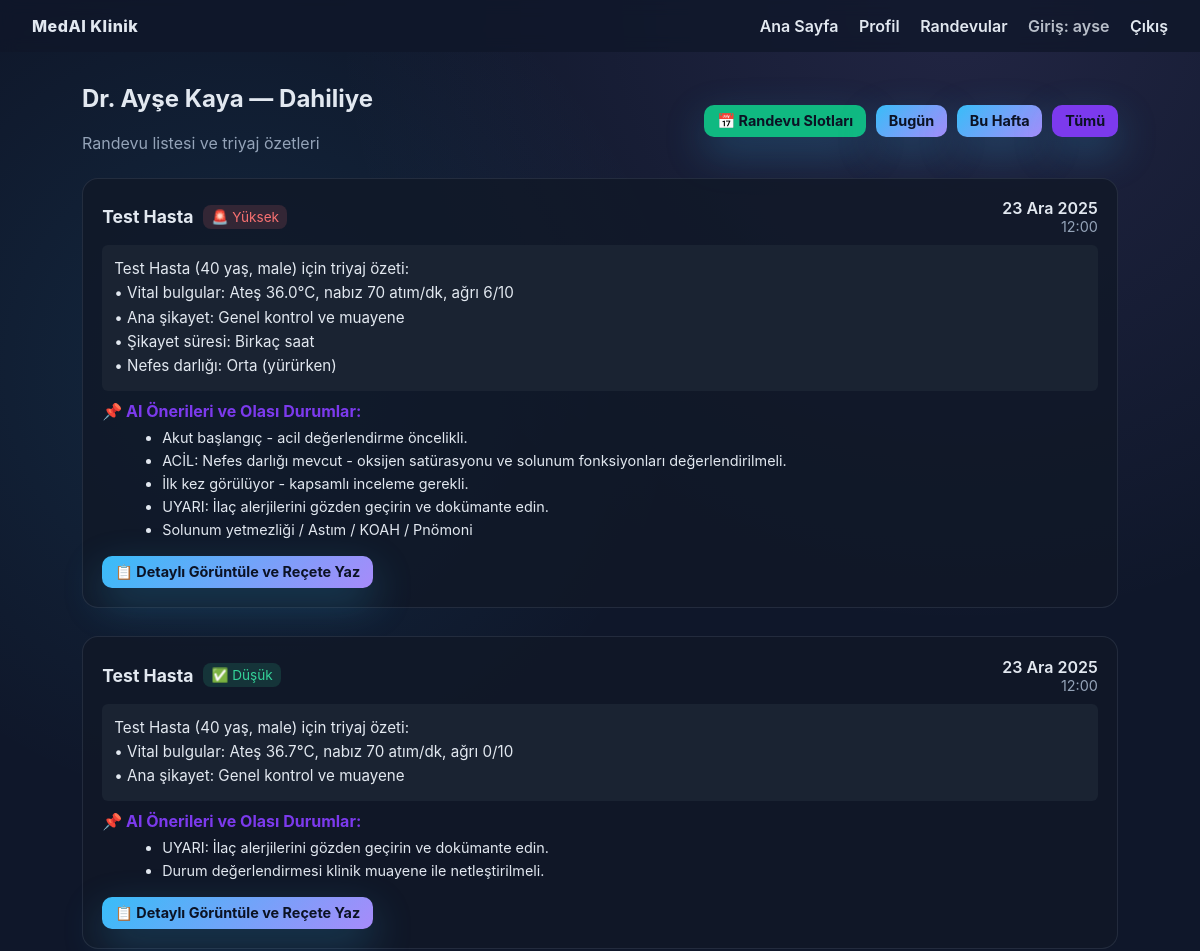
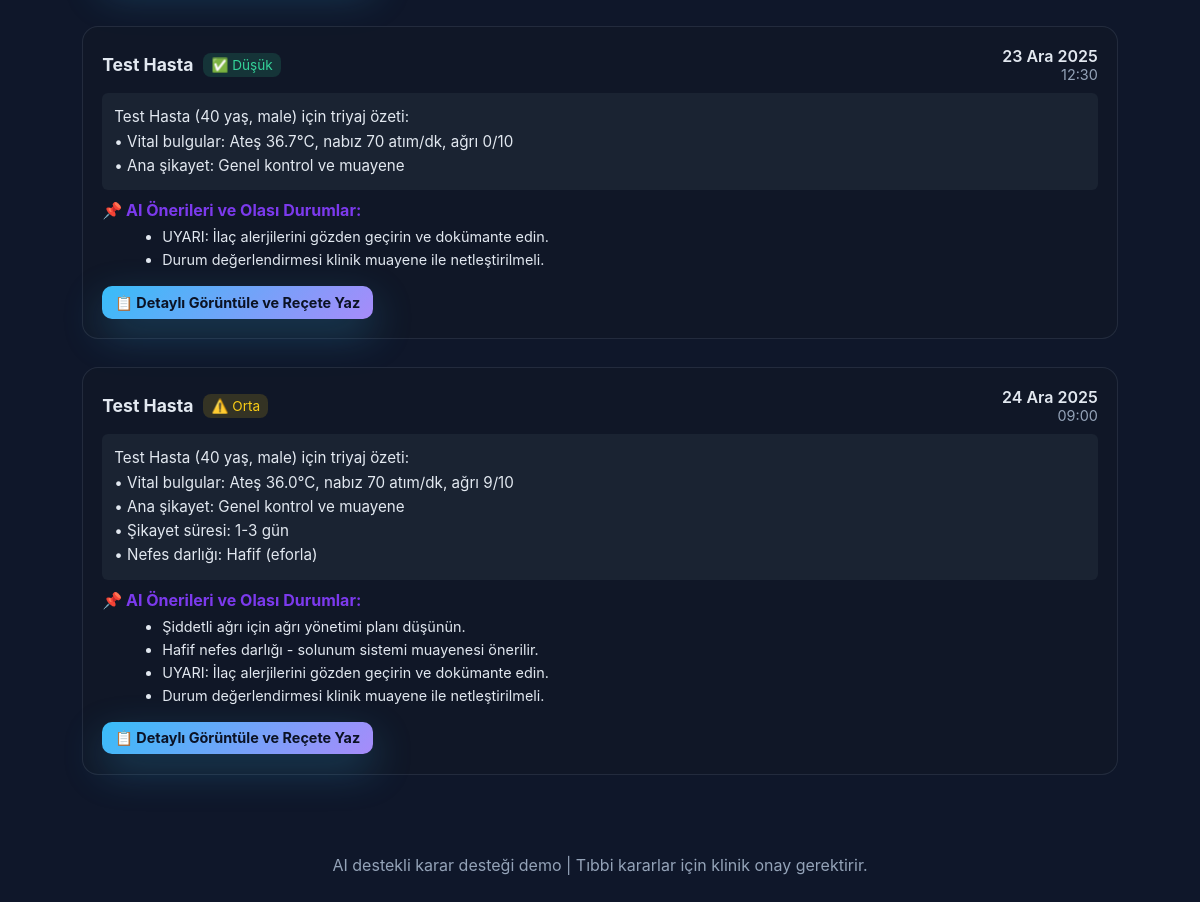
Page /doctors/4/ (signed in) on the earlier database version (2 pictures, top to bottom).
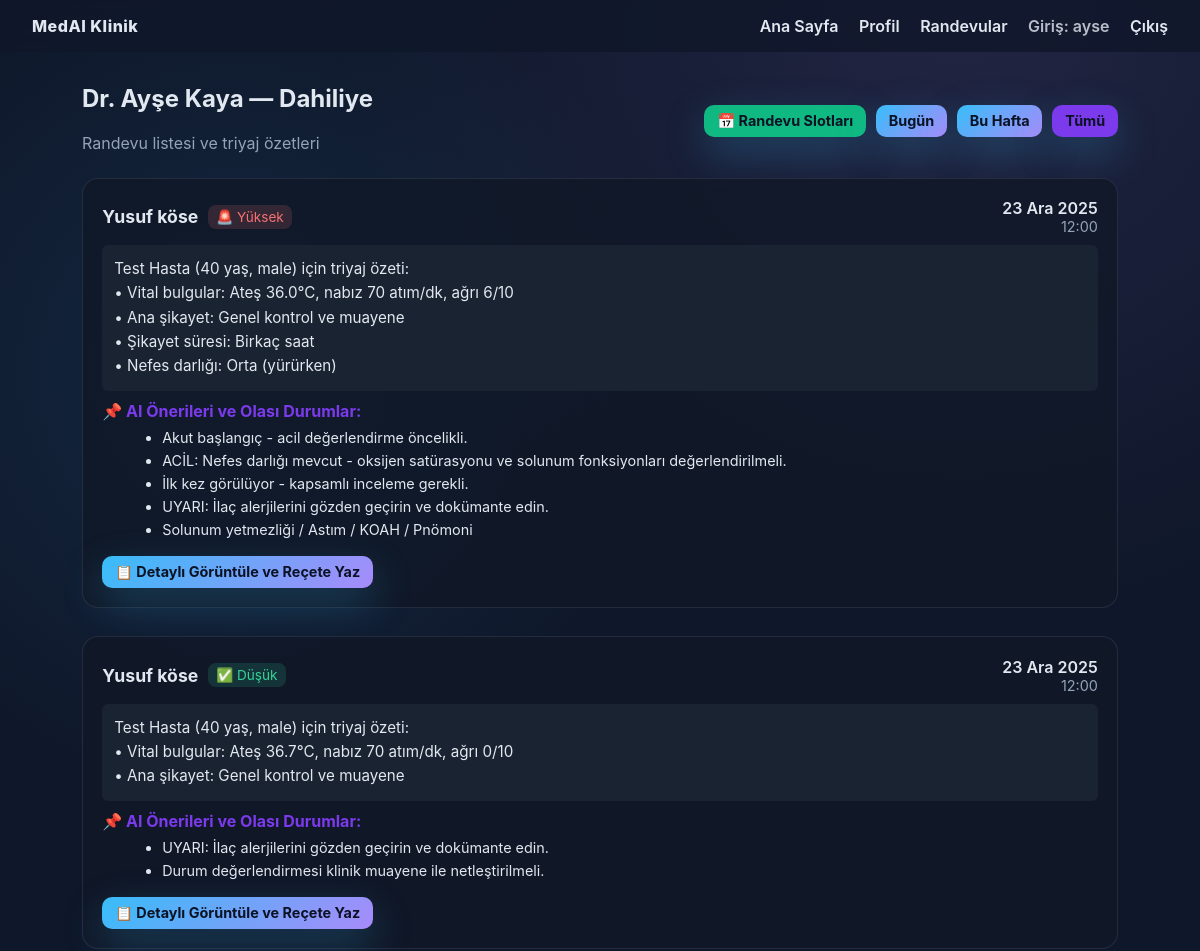
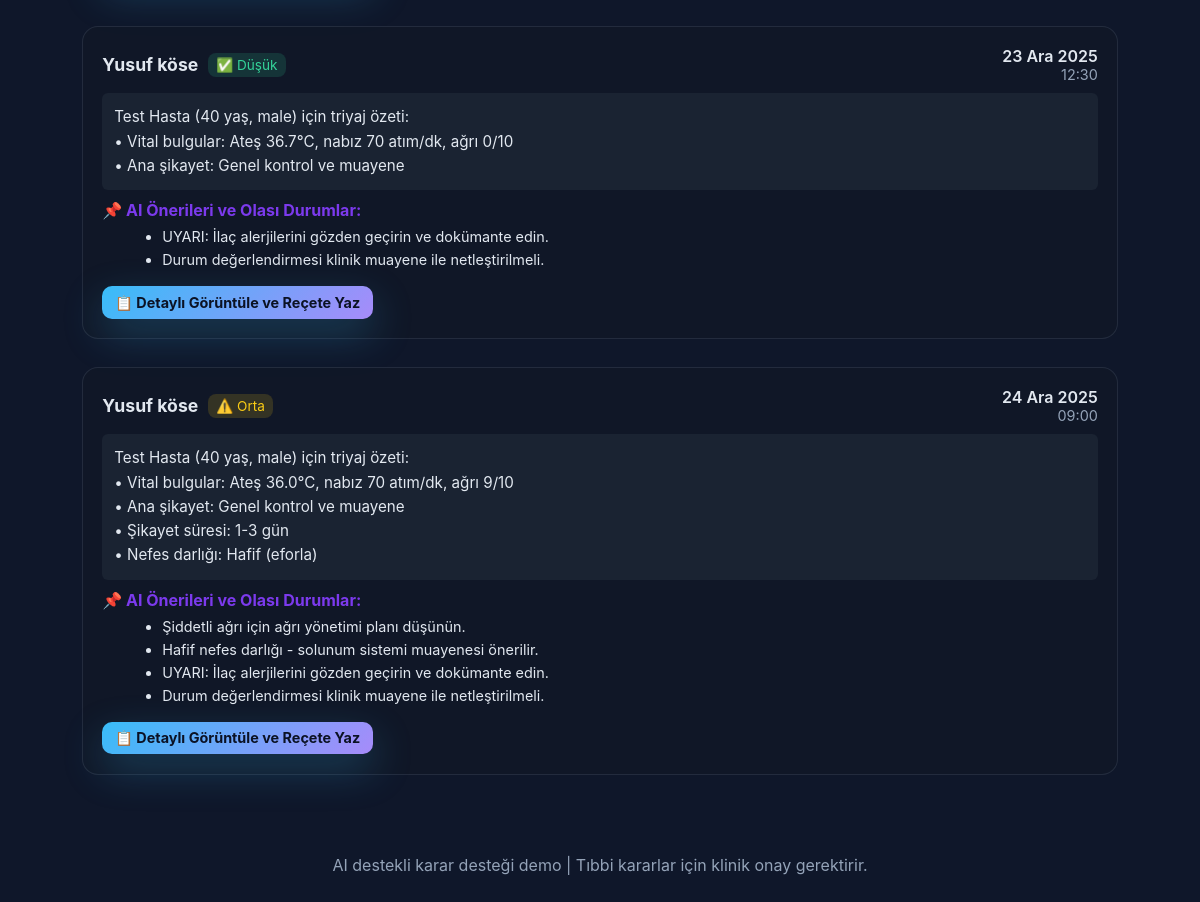
Same page on the later database version (2 pictures, top to bottom).
### clinic/models.py (models this page shows, shortened)
class Appointment(models.Model):
    STATUS_CHOICES = [
        ("scheduled", "Planlandı"),
        ("in_progress", "Muayene"),
        ("completed", "Tamamlandı"),
    ]
    patient = models.ForeignKey(Patient, on_delete=models.CASCADE, related_name="appointments")
    doctor = models.ForeignKey(Doctor, on_delete=models.CASCADE, related_name="appointments")
    scheduled_for = models.DateTimeField()
    status = models.CharField(max_length=32, choices=STATUS_CHOICES, default="scheduled")
    triage_data = models.JSONField(default=dict)
    ai_summary = models.TextField(blank=True)
    ai_suggestions = models.JSONField(default=list)
    risk_level = models.CharField(max_length=32, default="Düşük")
    created_at = models.DateTimeField(auto_now_add=True)

class Patient(models.Model):
    GENDER_CHOICES = [
        ("female", "Kadın"),
        ("male", "Erkek"),
        ("other", "Diğer"),
    ]
    user = models.OneToOneField(User, on_delete=models.SET_NULL, null=True, blank=True, related_name="patient_profile")
    full_name = models.CharField(max_length=255)
    age = models.PositiveIntegerField()
    gender = models.CharField(max_length=16, choices=GENDER_CHOICES)
    weight_kg = models.DecimalField(max_digits=5, decimal_places=2)
    height_cm = models.DecimalField(max_digits=5, decimal_places=2)
    primary_complaint = models.TextField()
    allergies = models.TextField(blank=True)
    created_at = models.DateTimeField(auto_now_add=True)

### clinic/views.py (the view, shortened to what this page needs)
# urls.py: path("doctors/<int:doctor_id>/", views.doctor_detail, name="doctor_detail"),
@login_required
def doctor_detail(request, doctor_id: int):
    doctor = get_object_or_404(Doctor, id=doctor_id)
    if doctor.user and request.user != doctor.user and not request.user.is_staff:
        messages.error(request, "Bu doktor paneline erişim yetkiniz yok.")
        return redirect("doctor_list")
    appointments = doctor.appointments.select_related("patient")
    filter_type = request.GET.get("filter", "all")
    from datetime import datetime, timedelta
    from django.utils import timezone
    if filter_type == "today":
        today = timezone.now().date()
        appointments = appointments.filter(
            scheduled_for__date=today
        )
    appointments = appointments.order_by("scheduled_for")
    return render(
        request,
        "doctor_detail.html",
        {
            "doctor": doctor,
            "appointments": appointments,
        },
    )

### clinic/context_processors.py (called while the page is built)
def language_processor(request):
    return {
        'language': request.session.get('language', 'tr')
    }

### templates/doctor_detail.html (shortened to what this page needs)
{% extends "base.html" %}
{% block content %}
<div style="display: flex; justify-content: space-between; align-items: center; margin-bottom: 20px;">
    <div>
        <h2>Dr. {{ doctor.full_name }} — {{ doctor.specialty }}</h2>
        <p style="margin: 5px 0; color: #94a3b8;">Randevu listesi ve triyaj özetleri</p>
    </div>
    <div style="display: flex; gap: 10px;">
        <a href="{% url 'doctor_manage_slots' %}" class="btn small" style="background: #10b981;">📅 Randevu Slotları</a>
        <a href="?filter=today" class="btn small" style="{% if request.GET.filter == 'today' %}background: #7c3aed;{% endif %}">Bugün</a>
        <a href="?filter=week" class="btn small" style="{% if request.GET.filter == 'week' %}background: #7c3aed;{% endif %}">Bu Hafta</a>
        <a href="?" class="btn small" style="{% if not request.GET.filter %}background: #7c3aed;{% endif %}">Tümü</a>
    </div>
</div>
<div class="list">
    {% for appointment in appointments %}
        <div class="card">
            <div class="card-header">
                <div style="display: flex; align-items: center; gap: 10px;">
                    <strong style="font-size: 1.1em;">{{ appointment.patient.full_name }}</strong>
                    <span class="badge {{ appointment.risk_level|lower }}">
                        {% if appointment.risk_level == "Yüksek" %}🚨{% elif appointment.risk_level == "Orta" %}⚠️{% else %}✅{% endif %}
                        {{ appointment.risk_level }}
                    </span>
                </div>
                <div style="text-align: right;">
                    <div style="font-weight: 600;">{{ appointment.scheduled_for|date:"d M Y" }}</div>
                    <div style="font-size: 0.9em; color: #94a3b8;">{{ appointment.scheduled_for|date:"H:i" }}</div>
                </div>
            </div>
            <div style="background: #1a2332; padding: 12px; border-radius: 6px; margin: 10px 0; font-size: 0.95em;">
                <div style="white-space: pre-line; line-height: 1.6;">{{ appointment.ai_summary|default:"AI özeti yok" }}</div>
            </div>
            {% if appointment.ai_suggestions %}
            <div style="margin: 10px 0;">
                <strong style="color: #7c3aed;">📌 AI Önerileri ve Olası Durumlar:</strong>
                <ul style="margin: 5px 0 0 20px; font-size: 0.9em; line-height: 1.6;">
                    {% for suggestion in appointment.ai_suggestions %}
                        <li>{{ suggestion }}</li>
                    {% endfor %}
                </ul>
            </div>
            {% endif %}
            <div style="margin-top: 15px;">
                <a class="btn small" href="{% url 'appointment_detail' appointment.id %}">📋 Detaylı Görüntüle ve Reçete Yaz</a>
            </div>
        </div>
    {% endfor %}
</div>
{% endblock %}

Differences in the rows shown:
changed through a linked row, Appointment "Yüksek": patient.full_name "Test Hasta" → "Yusuf köse"
changed through a linked row, Appointment (number 2 of 4 on the later page): patient.full_name "Test Hasta" → "Yusuf köse"
changed through a linked row, Appointment (number 3 of 4 on the later page): patient.full_name "Test Hasta" → "Yusuf köse"
changed through a linked row, Appointment "24 Ara 2025": patient.full_name "Test Hasta" → "Yusuf köse"
